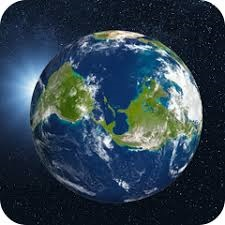
#> input picture Satellite.jpg, 225 x 225 px
$ jupyter execute --allow-errors 'Day 4.ipynb'   (shell and % lines are left out)
#> lines starting #> are read from the running program, lines starting #| are printed output that depends on the picture
#  **<span style="color:blue">DAY 4: Functions, Modules & Basic File Handling</span>**

##  **<span style="color:blue">4.1. Functions</span>**

**Functions** allow you to organize your code, reuse it, and simplify complex tasks.

**Syntax**

[cell 1]
def function_name(parameters):
    # code block
    return result  # optional

[cell 2]
def greet(name):
    print("Hello,", name)

[cell 3]
greet("Tadele")

[cell 4]
#Examples
def my_function(parameter1, parameter2):
    # Function body: instructions to be executed
    result = parameter1 + parameter2
    return result

**Arguments**
-  Arguments are values passed into a function when it is called.

[cell 5]
# Calling my_function with arguments
sum_result = my_function(5, 10)  # 5 and 10 are arguments

**Return Values**
-  A return value is the result that a function sends back to the part of the code that called it.
-  The return statement is used within the function to specify what value or values should be sent back.

[cell 6]
def multiply(a, b):
    product = a * b
    return product  # Returning the calculated product

result = multiply(4, 6)
print(result)  # Output: 24

[cell 7]
def square(number):
    return number ** 2

result = square(5)
print(result)

##  **<span style="color:blue">4.2. Modules</span>**

- A **module** is simply a file with Python code (functions, classes, variables) that you can import and use in your program.

- **Modules** help you avoid writing everything from scratch.

### Importing Modules

[cell 8]
# Basic Import
import math

[cell 9]
#Import with alias
import math as m

[cell 10]
#Import only specific functions
from math import sqrt, pi

[cell 11]
# Import everything (not recommended, but works)
from math import *

[cell 12]
# Example
import math
print(math.sqrt(49))

[cell 13]
# example
import math
area = math.pi * (5**2)
print(area)

###  3. Using the random Module
- random generates random numbers, very useful for:
    - simulation
    - sampling
    - ML train/test splitting
    - uncertainty analysis

[cell 14]
#Example -- Random number 0–1
import random
print(random.random())

[cell 15]
# Random integer
random.randint(1, 100)

[cell 16]
# Random choice
fruits = ["apple", "banana", "orange"]
print(random.choice(fruits))

[cell 17]
import random

def simulate_rainfall(days=7):
#> called with days = 7
    rainfall = []
    for d in range(days):
        rainfall.append(random.uniform(0, 40))  # 0–40 mm
    return rainfall

print(simulate_rainfall())

[cell 18]
stations = ["A1", "A2", "A3", "A4", "A5", "B1", "B2", "C1", "C2", "C3"]

import random
sample = random.sample(stations, 5)
print(sample)

###  Why Modules Are Useful

- **Modules** are one of Python’s greatest strengths.
   - A) **Reuse Existing Code**
   - B) **Organize Your Project**
      - You can split your project into multiple files:
        - climate.py
        - hydrology.py
        - crop_yield.py   and import them.
    - C) **Access Powerful Libraries**
- You can access thousands of modules:
- **numpy** for scientific computing
- **pandas** for data analysis
- **matplotlib** for plots
- **rasterio** for GIS raster
- **geopandas** for shapefiles
- **earthengine-api** for GEE
- **sklearn** for machine learning

### Build Your Own Module (Very Important)

#### Module 1

#### Module 2

#### Module 3  the updated versioof the second module

##  **<span style="color:blue">4.3. File Handling</span>**

- Python’s file handling uses the built-in function **open()**.

**Syntax**

#> (a cell that did not finish here is left out)

| Mode   | Meaning           | Example            |
| ------ | ----------------- | ------------------ |
| `"r"`  | read              | read file content  |
| `"w"`  | write (overwrite) | write new file     |
| `"a"`  | append            | add new text       |
| `"r+"` | read + write      | edit existing file |

#> (a cell that did not finish here is left out)

#> (a cell that did not finish here is left out)

#> (a cell that did not finish here is left out)

[cell 23]
from PIL import Image

img = Image.open("Satellite.jpg")
#> img is the input picture: PIL image 225x225 RGB; mean R, G, B 47.6, 65.6, 79.3
img.show()

[cell 24]
gray = img.convert("L")
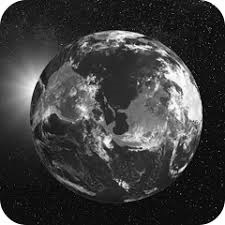
#> gray: PIL image 225x225 L; min 0, max 255, mean 61.8
gray.save("landsat_gray.png")

[cell 25]
img = Image.open("Satellite.jpg")
img.show()

##  **<span style="color:blue">4.4. Errors in Python</span>**

**1. Syntax Error**

if True
    print("Hello")

- Why it happens

    - Missing colon :

    - Missing parentheses

    - Wrong indentation

**2. Indentation Error**
  - Python uses indentation to define code blocks.

#> (a cell that did not finish here is left out)

**3. Name Error**

**You used a variable that does not exist.**

#> (a cell that did not finish here is left out)

**4. Type Error**
- You performed an operation on incompatible data types.

#> (a cell that did not finish here is left out)

**5. Value Error**
  - Correct type, wrong value.

#> (a cell that did not finish here is left out)

**6. ZeroDivisionError**

  - Division by zero.

#> (a cell that did not finish here is left out)

**7. Index Error**
  - Accessing a list index that does not exist.

[cell 31]
nums = [1, 2, 3]
#> (the rest of this cell did not finish here and is left out)

**8. Key Error**
  - Accessing a dictionary key that does not exist

[cell 32]
data = {"a": 1}
#> (the rest of this cell did not finish here and is left out)

**9. Attribute Error**
  - Trying to use a method that does not exist for an object.

[cell 33]
x = 10
#> (the rest of this cell did not finish here and is left out)

[cell 34]
#how to fix
lst = []
lst.append(5)

**10. FileNotFoundError**
   - Trying to open a file that does not exist.

#> (a cell that did not finish here is left out)

[cell 36]
# # how to fix
open("data.txt", "w")

**11. Import Error / ModuleNotFoundError**
   - Module is missing or not installed.

[cell 37]
import ydata_profiling

#### Error handling

**Basic Syntax**

#> (a cell that did not finish here is left out)

[cell 39]
# Example 1
try:
    x = int("abc")
except:
    print("Something went wrong!")

[cell 40]
# Example 2
try:
    x = int("abc")
except ValueError:
    print("Please enter a valid number.")

[cell 41]
#Example 3
#without error handling
age = int(input("Enter your age: "))
#> the answer given: 3
print(age)

[cell 42]
try:
    age = int(input("Enter your age: "))
#> the answer given: 3
